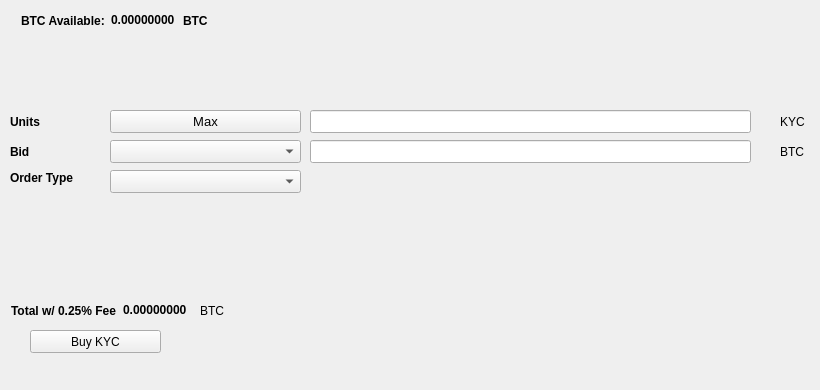
   <widget class="QWidget" name="BuyTab">
    <attribute name="title">
     <string>Buy</string>
    </attribute>
    <widget class="QPushButton" name="BuyENZ">
     <property name="geometry">
      <rect>
       <x>30</x>
       <y>330</y>
       <width>131</width>
       <height>23</height>
      </rect>
     </property>
     <property name="text">
      <string>Buy KYC</string>
     </property>
     <property name="icon">
      <iconset resource="../krypttocoin.qrc">
       <normaloff>:/icons/bitcoin</normaloff>:/icons/bitcoin</iconset>
     </property>
    </widget>
    <widget class="QLabel" name="label_3">
     <property name="geometry">
      <rect>
       <x>10</x>
       <y>110</y>
       <width>46</width>
       <height>23</height>
      </rect>
     </property>
     <property name="font">
      <font>
       <weight>75</weight>
       <bold>true</bold>
      </font>
     </property>
     <property name="text">
      <string>Units</string>
     </property>
    </widget>
    <widget class="QLineEdit" name="UnitsInput">
     <property name="geometry">
      <rect>
       <x>310</x>
       <y>110</y>
       <width>441</width>
       <height>23</height>
      </rect>
     </property>
     <property name="font">
      <font>
       <pointsize>9</pointsize>
       <weight>75</weight>
       <bold>true</bold>
      </font>
     </property>
    </widget>
    <widget class="QLineEdit" name="BuyBidPriceEdit">
     <property name="geometry">
      <rect>
       <x>310</x>
       <y>140</y>
       <width>441</width>
       <height>23</height>
      </rect>
     </property>
     <property name="font">
      <font>
       <pointsize>9</pointsize>
       <weight>75</weight>
       <bold>true</bold>
      </font>
     </property>
    </widget>
    <widget class="QLabel" name="label_4">
     <property name="geometry">
      <rect>
       <x>780</x>
       <y>110</y>
       <width>31</width>
       <height>23</height>
      </rect>
     </property>
     <property name="text">
      <string>KYC</string>
     </property>
    </widget>
    <widget class="QLabel" name="label_5">
     <property name="geometry">
      <rect>
       <x>780</x>
       <y>140</y>
       <width>31</width>
       <height>23</height>
      </rect>
     </property>
     <property name="text">
      <string>BTC</string>
     </property>
    </widget>
    <widget class="QLabel" name="label_6">
     <property name="geometry">
      <rect>
       <x>10</x>
       <y>140</y>
       <width>46</width>
       <height>23</height>
      </rect>
     </property>
     <property name="font">
      <font>
       <weight>75</weight>
       <bold>true</bold>
      </font>
     </property>
     <property name="text">
      <string>Bid</string>
     </property>
    </widget>
    <widget class="QLabel" name="label_7">
     <property name="geometry">
      <rect>
       <x>10</x>
       <y>170</y>
       <width>91</width>
       <height>16</height>
      </rect>
     </property>
     <property name="font">
      <font>
       <weight>75</weight>
       <bold>true</bold>
      </font>
     </property>
     <property name="text">
      <string>Order Type</string>
     </property>
    </widget>
    <widget class="QPushButton" name="Buy_Max_Amount">
     <property name="geometry">
      <rect>
       <x>110</x>
       <y>110</y>
       <width>191</width>
       <height>23</height>
      </rect>
     </property>
     <property name="font">
      <font>
       <pointsize>10</pointsize>
      </font>
     </property>
     <property name="text">
      <string>Max</string>
     </property>
    </widget>
    <widget class="QComboBox" name="BuyBidcomboBox">
     <property name="geometry">
      <rect>
       <x>110</x>
       <y>140</y>
       <width>191</width>
       <height>23</height>
      </rect>
     </property>
     <property name="font">
      <font>
       <pointsize>10</pointsize>
      </font>
     </property>
    </widget>
    <widget class="QComboBox" name="buyOrdertypeCombo">
     <property name="geometry">
      <rect>
       <x>110</x>
       <y>170</y>
       <width>191</width>
       <height>23</height>
      </rect>
     </property>
     <property name="font">
      <font>
       <pointsize>10</pointsize>
      </font>
     </property>
    </widget>
    <widget class="QWidget" name="layoutWidget1">
     <property name="geometry">
      <rect>
       <x>21</x>
       <y>11</y>
       <width>227</width>
       <height>19</height>
      </rect>
     </property>
     <layout class="QHBoxLayout" name="horizontalLayout_3">
      <item>
       <widget class="QLabel" name="label232">
        <property name="font">
         <font>
          <weight>75</weight>
          <bold>true</bold>
         </font>
        </property>
        <property name="text">
         <string>BTC Available:</string>
        </property>
       </widget>
      </item>
      <item>
       <widget class="QLabel" name="BtcAvailableLbl">
        <property name="palette">
         <palette>
          <active>
           <colorrole role="WindowText">
            <brush brushstyle="SolidPattern">
             <color alpha="255">
              <red>0</red>
              <green>0</green>
              <blue>0</blue>
             </color>
            </brush>
           </colorrole>
           <colorrole role="Button">
            <brush brushstyle="SolidPattern">
             <color alpha="255">
              <red>0</red>
              <green>170</green>
              <blue>0</blue>
             </color>
            </brush>
           </colorrole>
           <colorrole role="Light">
            <brush brushstyle="SolidPattern">
             <color alpha="255">
              <red>0</red>
              <green>255</green>
              <blue>0</blue>
             </color>
            </brush>
           </colorrole>
           <colorrole role="Midlight">
            <brush brushstyle="SolidPattern">
             <color alpha="255">
              <red>0</red>
              <green>212</green>
              <blue>0</blue>
             </color>
            </brush>
           </colorrole>
           <colorrole role="Dark">
            <brush brushstyle="SolidPattern">
             <color alpha="255">
              <red>0</red>
              <green>85</green>
              <blue>0</blue>
             </color>
            </brush>
           </colorrole>
           <colorrole role="Mid">
            <brush brushstyle="SolidPattern">
             <color alpha="255">
              <red>0</red>
              <green>113</green>
              <blue>0</blue>
             </color>
            </brush>
           </colorrole>
           <colorrole role="Text">
            <brush brushstyle="SolidPattern">
             <color alpha="255">
              <red>0</red>
              <green>170</green>
              <blue>0</blue>
             </color>
            </brush>
           </colorrole>
           <colorrole role="BrightText">
            <brush brushstyle="SolidPattern">
             <color alpha="255">
              <red>255</red>
              <green>255</green>
              <blue>255</blue>
             </color>
            </brush>
           </colorrole>
           <colorrole role="ButtonText">
            <brush brushstyle="SolidPattern">
             <color alpha="255">
              <red>0</red>
              <green>0</green>
              <blue>0</blue>
             </color>
            </brush>
           </colorrole>
           <colorrole role="Base">
            <brush brushstyle="SolidPattern">
             <color alpha="255">
              <red>255</red>
              <green>255</green>
              <blue>255</blue>
             </color>
            </brush>
           </colorrole>
           <colorrole role="Window">
            <brush brushstyle="SolidPattern">
             <color alpha="255">
              <red>0</red>
              <green>170</green>
              <blue>0</blue>
             </color>
            </brush>
           </colorrole>
           <colorrole role="Shadow">
            <brush brushstyle="SolidPattern">
             <color alpha="255">
              <red>0</red>
              <green>0</green>
              <blue>0</blue>
             </color>
            </brush>
           </colorrole>
           <colorrole role="AlternateBase">
            <brush brushstyle="SolidPattern">
             <color alpha="255">
              <red>127</red>
              <green>212</green>
              <blue>127</blue>
             </color>
            </brush>
           </colorrole>
           <colorrole role="ToolTipBase">
            <brush brushstyle="SolidPattern">
             <color alpha="255">
              <red>255</red>
              <green>255</green>
              <blue>220</blue>
             </color>
            </brush>
           </colorrole>
           <colorrole role="ToolTipText">
            <brush brushstyle="SolidPattern">
             <color alpha="255">
              <red>0</red>
              <green>0</green>
              <blue>0</blue>
             </color>
            </brush>
           </colorrole>
          </active>
          <inactive>
           <colorrole role="WindowText">
            <brush brushstyle="SolidPattern">
             <color alpha="255">
              <red>0</red>
              <green>0</green>
              <blue>0</blue>
             </color>
            </brush>
           </colorrole>
           <colorrole role="Button">
            <brush brushstyle="SolidPattern">
             <color alpha="255">
              <red>0</red>
              <green>170</green>
              <blue>0</blue>
             </color>
            </brush>
           </colorrole>
           <colorrole role="Light">
            <brush brushstyle="SolidPattern">
             <color alpha="255">
              <red>0</red>
              <green>255</green>
              <blue>0</blue>
             </color>
            </brush>
           </colorrole>
           <colorrole role="Midlight">
            <brush brushstyle="SolidPattern">
             <color alpha="255">
              <red>0</red>
              <green>212</green>
              <blue>0</blue>
             </color>
            </brush>
           </colorrole>
           <colorrole role="Dark">
            <brush brushstyle="SolidPattern">
             <color alpha="255">
              <red>0</red>
              <green>85</green>
              <blue>0</blue>
             </color>
            </brush>
           </colorrole>
           <colorrole role="Mid">
            <brush brushstyle="SolidPattern">
             <color alpha="255">
              <red>0</red>
              <green>113</green>
              <blue>0</blue>
             </color>
            </brush>
           </colorrole>
           <colorrole role="Text">
            <brush brushstyle="SolidPattern">
             <color alpha="255">
              <red>0</red>
              <green>170</green>
              <blue>0</blue>
             </color>
            </brush>
           </colorrole>
           <colorrole role="BrightText">
            <brush brushstyle="SolidPattern">
             <color alpha="255">
              <red>255</red>
              <green>255</green>
              <blue>255</blue>
             </color>
            </brush>
           </colorrole>
           <colorrole role="ButtonText">
            <brush brushstyle="SolidPattern">
             <color alpha="255">
              <red>0</red>
              <green>0</green>
              <blue>0</blue>
             </color>
            </brush>
           </colorrole>
           <colorrole role="Base">
            <brush brushstyle="SolidPattern">
             <color alpha="255">
              <red>255</red>
              <green>255</green>
              <blue>255</blue>
             </color>
            </brush>
           </colorrole>
           <colorrole role="Window">
            <brush brushstyle="SolidPattern">
             <color alpha="255">
              <red>0</red>
              <green>170</green>
              <blue>0</blue>
             </color>
            </brush>
           </colorrole>
           <colorrole role="Shadow">
            <brush brushstyle="SolidPattern">
             <color alpha="255">
              <red>0</red>
              <green>0</green>
              <blue>0</blue>
             </color>
            </brush>
           </colorrole>
           <colorrole role="AlternateBase">
            <brush brushstyle="SolidPattern">
             <color alpha="255">
              <red>127</red>
              <green>212</green>
              <blue>127</blue>
             </color>
            </brush>
           </colorrole>
           <colorrole role="ToolTipBase">
            <brush brushstyle="SolidPattern">
             <color alpha="255">
              <red>255</red>
              <green>255</green>
              <blue>220</blue>
             </color>
            </brush>
           </colorrole>
           <colorrole role="ToolTipText">
            <brush brushstyle="SolidPattern">
             <color alpha="255">
              <red>0</red>
              <green>0</green>
              <blue>0</blue>
             </color>
            </brush>
           </colorrole>
          </inactive>
          <disabled>
           <colorrole role="WindowText">
            <brush brushstyle="SolidPattern">
             <color alpha="255">
              <red>0</red>
              <green>85</green>
              <blue>0</blue>
             </color>
            </brush>
           </colorrole>
           <colorrole role="Button">
            <brush brushstyle="SolidPattern">
             <color alpha="255">
              <red>0</red>
              <green>170</green>
              <blue>0</blue>
             </color>
            </brush>
           </colorrole>
           <colorrole role="Light">
            <brush brushstyle="SolidPattern">
             <color alpha="255">
              <red>0</red>
              <green>255</green>
              <blue>0</blue>
             </color>
            </brush>
           </colorrole>
           <colorrole role="Midlight">
            <brush brushstyle="SolidPattern">
             <color alpha="255">
              <red>0</red>
              <green>212</green>
              <blue>0</blue>
             </color>
            </brush>
           </colorrole>
           <colorrole role="Dark">
            <brush brushstyle="SolidPattern">
             <color alpha="255">
              <red>0</red>
              <green>85</green>
              <blue>0</blue>
             </color>
            </brush>
           </colorrole>
           <colorrole role="Mid">
            <brush brushstyle="SolidPattern">
             <color alpha="255">
              <red>0</red>
              <green>113</green>
              <blue>0</blue>
             </color>
            </brush>
           </colorrole>
           <colorrole role="Text">
            <brush brushstyle="SolidPattern">
             <color alpha="255">
              <red>0</red>
              <green>85</green>
              <blue>0</blue>
             </color>
            </brush>
           </colorrole>
           <colorrole role="BrightText">
            <brush brushstyle="SolidPattern">
             <color alpha="255">
              <red>255</red>
              <green>255</green>
              <blue>255</blue>
             </color>
            </brush>
           </colorrole>
           <colorrole role="ButtonText">
            <brush brushstyle="SolidPattern">
             <color alpha="255">
              <red>0</red>
              <green>85</green>
              <blue>0</blue>
             </color>
            </brush>
           </colorrole>
           <colorrole role="Base">
            <brush brushstyle="SolidPattern">
             <color alpha="255">
              <red>0</red>
              <green>170</green>
              <blue>0</blue>
             </color>
            </brush>
           </colorrole>
           <colorrole role="Window">
            <brush brushstyle="SolidPattern">
             <color alpha="255">
              <red>0</red>
              <green>170</green>
              <blue>0</blue>
             </color>
            </brush>
           </colorrole>
           <colorrole role="Shadow">
            <brush brushstyle="SolidPattern">
             <color alpha="255">
              <red>0</red>
              <green>0</green>
              <blue>0</blue>
             </color>
            </brush>
           </colorrole>
           <colorrole role="AlternateBase">
            <brush brushstyle="SolidPattern">
             <color alpha="255">
              <red>0</red>
              <green>170</green>
              <blue>0</blue>
             </color>
            </brush>
           </colorrole>
           <colorrole role="ToolTipBase">
            <brush brushstyle="SolidPattern">
             <color alpha="255">
              <red>255</red>
              <green>255</green>
              <blue>220</blue>
             </color>
            </brush>
           </colorrole>
           <colorrole role="ToolTipText">
            <brush brushstyle="SolidPattern">
             <color alpha="255">
              <red>0</red>
              <green>0</green>
              <blue>0</blue>
             </color>
            </brush>
           </colorrole>
          </disabled>
         </palette>
        </property>
        <property name="font">
         <font>
          <weight>75</weight>
          <bold>true</bold>
         </font>
        </property>
        <property name="text">
         <string>0.00000000</string>
        </property>
        <property name="textInteractionFlags">
         <set>Qt::LinksAccessibleByMouse|Qt::TextSelectableByKeyboard|Qt::TextSelectableByMouse</set>
        </property>
       </widget>
      </item>
      <item>
       <widget class="QLabel" name="BtcAvailableLbl_2">
        <property name="font">
         <font>
          <weight>75</weight>
          <bold>true</bold>
         </font>
        </property>
        <property name="text">
         <string>BTC</string>
        </property>
       </widget>
      </item>
     </layout>
    </widget>
    <widget class="QWidget" name="layoutWidge2">
     <property name="geometry">
      <rect>
       <x>11</x>
       <y>301</y>
       <width>259</width>
       <height>19</height>
      </rect>
     </property>
     <layout class="QHBoxLayout" name="horizontalLayout_4">
      <item>
       <widget class="QLabel" name="label_9">
        <property name="font">
         <font>
          <weight>75</weight>
          <bold>true</bold>
         </font>
        </property>
        <property name="text">
         <string>Total w/ 0.25% Fee</string>
        </property>
       </widget>
      </item>
      <item>
       <widget class="QLabel" name="BuyCostLabel">
        <property name="palette">
         <palette>
          <active>
           <colorrole role="WindowText">
            <brush brushstyle="SolidPattern">
             <color alpha="255">
              <red>0</red>
              <green>0</green>
              <blue>0</blue>
             </color>
            </brush>
           </colorrole>
           <colorrole role="Button">
            <brush brushstyle="SolidPattern">
             <color alpha="255">
              <red>0</red>
              <green>170</green>
              <blue>0</blue>
             </color>
            </brush>
           </colorrole>
           <colorrole role="Light">
            <brush brushstyle="SolidPattern">
             <color alpha="255">
              <red>0</red>
              <green>255</green>
              <blue>0</blue>
             </color>
            </brush>
           </colorrole>
           <colorrole role="Midlight">
            <brush brushstyle="SolidPattern">
             <color alpha="255">
              <red>0</red>
              <green>212</green>
              <blue>0</blue>
             </color>
            </brush>
           </colorrole>
           <colorrole role="Dark">
            <brush brushstyle="SolidPattern">
             <color alpha="255">
              <red>0</red>
              <green>85</green>
              <blue>0</blue>
             </color>
            </brush>
           </colorrole>
           <colorrole role="Mid">
            <brush brushstyle="SolidPattern">
             <color alpha="255">
              <red>0</red>
              <green>113</green>
              <blue>0</blue>
             </color>
            </brush>
           </colorrole>
           <colorrole role="Text">
            <brush brushstyle="SolidPattern">
             <color alpha="255">
              <red>0</red>
              <green>170</green>
              <blue>0</blue>
             </color>
            </brush>
           </colorrole>
           <colorrole role="BrightText">
            <brush brushstyle="SolidPattern">
             <color alpha="255">
              <red>255</red>
              <green>255</green>
              <blue>255</blue>
             </color>
            </brush>
           </colorrole>
           <colorrole role="ButtonText">
            <brush brushstyle="SolidPattern">
             <color alpha="255">
              <red>0</red>
              <green>0</green>
              <blue>0</blue>
             </color>
            </brush>
           </colorrole>
           <colorrole role="Base">
            <brush brushstyle="SolidPattern">
             <color alpha="255">
              <red>255</red>
              <green>255</green>
              <blue>255</blue>
             </color>
            </brush>
           </colorrole>
           <colorrole role="Window">
            <brush brushstyle="SolidPattern">
             <color alpha="255">
              <red>0</red>
              <green>170</green>
              <blue>0</blue>
             </color>
            </brush>
           </colorrole>
           <colorrole role="Shadow">
            <brush brushstyle="SolidPattern">
             <color alpha="255">
              <red>0</red>
              <green>0</green>
              <blue>0</blue>
             </color>
            </brush>
           </colorrole>
           <colorrole role="AlternateBase">
            <brush brushstyle="SolidPattern">
             <color alpha="255">
              <red>127</red>
              <green>212</green>
              <blue>127</blue>
             </color>
            </brush>
           </colorrole>
           <colorrole role="ToolTipBase">
            <brush brushstyle="SolidPattern">
             <color alpha="255">
              <red>255</red>
              <green>255</green>
              <blue>220</blue>
             </color>
            </brush>
           </colorrole>
           <colorrole role="ToolTipText">
            <brush brushstyle="SolidPattern">
             <color alpha="255">
              <red>0</red>
              <green>0</green>
              <blue>0</blue>
             </color>
            </brush>
           </colorrole>
          </active>
          <inactive>
           <colorrole role="WindowText">
            <brush brushstyle="SolidPattern">
             <color alpha="255">
              <red>0</red>
              <green>0</green>
              <blue>0</blue>
             </color>
            </brush>
           </colorrole>
           <colorrole role="Button">
            <brush brushstyle="SolidPattern">
             <color alpha="255">
              <red>0</red>
              <green>170</green>
              <blue>0</blue>
             </color>
            </brush>
           </colorrole>
           <colorrole role="Light">
            <brush brushstyle="SolidPattern">
             <color alpha="255">
              <red>0</red>
              <green>255</green>
              <blue>0</blue>
             </color>
            </brush>
           </colorrole>
           <colorrole role="Midlight">
            <brush brushstyle="SolidPattern">
             <color alpha="255">
              <red>0</red>
              <green>212</green>
              <blue>0</blue>
             </color>
            </brush>
           </colorrole>
           <colorrole role="Dark">
            <brush brushstyle="SolidPattern">
             <color alpha="255">
              <red>0</red>
              <green>85</green>
              <blue>0</blue>
             </color>
            </brush>
           </colorrole>
           <colorrole role="Mid">
            <brush brushstyle="SolidPattern">
             <color alpha="255">
              <red>0</red>
              <green>113</green>
              <blue>0</blue>
             </color>
            </brush>
           </colorrole>
           <colorrole role="Text">
            <brush brushstyle="SolidPattern">
             <color alpha="255">
              <red>0</red>
              <green>170</green>
              <blue>0</blue>
             </color>
            </brush>
           </colorrole>
           <colorrole role="BrightText">
            <brush brushstyle="SolidPattern">
             <color alpha="255">
              <red>255</red>
              <green>255</green>
              <blue>255</blue>
             </color>
            </brush>
           </colorrole>
           <colorrole role="ButtonText">
            <brush brushstyle="SolidPattern">
             <color alpha="255">
              <red>0</red>
              <green>0</green>
              <blue>0</blue>
             </color>
            </brush>
           </colorrole>
           <colorrole role="Base">
            <brush brushstyle="SolidPattern">
             <color alpha="255">
              <red>255</red>
              <green>255</green>
              <blue>255</blue>
             </color>
            </brush>
           </colorrole>
           <colorrole role="Window">
            <brush brushstyle="SolidPattern">
             <color alpha="255">
              <red>0</red>
              <green>170</green>
              <blue>0</blue>
             </color>
            </brush>
           </colorrole>
           <colorrole role="Shadow">
            <brush brushstyle="SolidPattern">
             <color alpha="255">
              <red>0</red>
              <green>0</green>
              <blue>0</blue>
             </color>
            </brush>
           </colorrole>
           <colorrole role="AlternateBase">
            <brush brushstyle="SolidPattern">
             <color alpha="255">
              <red>127</red>
              <green>212</green>
              <blue>127</blue>
             </color>
            </brush>
           </colorrole>
           <colorrole role="ToolTipBase">
            <brush brushstyle="SolidPattern">
             <color alpha="255">
              <red>255</red>
              <green>255</green>
              <blue>220</blue>
             </color>
            </brush>
           </colorrole>
           <colorrole role="ToolTipText">
            <brush brushstyle="SolidPattern">
             <color alpha="255">
              <red>0</red>
              <green>0</green>
              <blue>0</blue>
             </color>
            </brush>
           </colorrole>
          </inactive>
          <disabled>
           <colorrole role="WindowText">
            <brush brushstyle="SolidPattern">
             <color alpha="255">
              <red>0</red>
              <green>85</green>
              <blue>0</blue>
             </color>
            </brush>
           </colorrole>
           <colorrole role="Button">
            <brush brushstyle="SolidPattern">
             <color alpha="255">
              <red>0</red>
              <green>170</green>
              <blue>0</blue>
             </color>
            </brush>
           </colorrole>
           <colorrole role="Light">
            <brush brushstyle="SolidPattern">
             <color alpha="255">
              <red>0</red>
              <green>255</green>
              <blue>0</blue>
             </color>
            </brush>
           </colorrole>
           <colorrole role="Midlight">
            <brush brushstyle="SolidPattern">
             <color alpha="255">
              <red>0</red>
              <green>212</green>
              <blue>0</blue>
             </color>
            </brush>
           </colorrole>
           <colorrole role="Dark">
            <brush brushstyle="SolidPattern">
             <color alpha="255">
              <red>0</red>
              <green>85</green>
              <blue>0</blue>
             </color>
            </brush>
           </colorrole>
           <colorrole role="Mid">
            <brush brushstyle="SolidPattern">
             <color alpha="255">
              <red>0</red>
              <green>113</green>
              <blue>0</blue>
             </color>
            </brush>
           </colorrole>
           <colorrole role="Text">
            <brush brushstyle="SolidPattern">
             <color alpha="255">
              <red>0</red>
              <green>85</green>
              <blue>0</blue>
             </color>
            </brush>
           </colorrole>
           <colorrole role="BrightText">
            <brush brushstyle="SolidPattern">
             <color alpha="255">
              <red>255</red>
              <green>255</green>
              <blue>255</blue>
             </color>
            </brush>
           </colorrole>
           <colorrole role="ButtonText">
            <brush brushstyle="SolidPattern">
             <color alpha="255">
              <red>0</red>
              <green>85</green>
              <blue>0</blue>
             </color>
            </brush>
           </colorrole>
           <colorrole role="Base">
            <brush brushstyle="SolidPattern">
             <color alpha="255">
              <red>0</red>
              <green>170</green>
              <blue>0</blue>
             </color>
            </brush>
           </colorrole>
           <colorrole role="Window">
            <brush brushstyle="SolidPattern">
             <color alpha="255">
              <red>0</red>
              <green>170</green>
              <blue>0</blue>
             </color>
            </brush>
           </colorrole>
           <colorrole role="Shadow">
            <brush brushstyle="SolidPattern">
             <color alpha="255">
              <red>0</red>
              <green>0</green>
              <blue>0</blue>
             </color>
            </brush>
           </colorrole>
           <colorrole role="AlternateBase">
            <brush brushstyle="SolidPattern">
             <color alpha="255">
              <red>0</red>
              <green>170</green>
              <blue>0</blue>
             </color>
            </brush>
           </colorrole>
           <colorrole role="ToolTipBase">
            <brush brushstyle="SolidPattern">
             <color alpha="255">
              <red>255</red>
              <green>255</green>
              <blue>220</blue>
             </color>
            </brush>
           </colorrole>
           <colorrole role="ToolTipText">
            <brush brushstyle="SolidPattern">
             <color alpha="255">
              <red>0</red>
              <green>0</green>
              <blue>0</blue>
             </color>
            </brush>
           </colorrole>
          </disabled>
         </palette>
        </property>
        <property name="font">
         <font>
          <weight>75</weight>
          <bold>true</bold>
         </font>
        </property>
        <property name="autoFillBackground">
         <bool>false</bool>
        </property>
        <property name="text">
         <string>0.00000000</string>
        </property>
        <property name="textInteractionFlags">
         <set>Qt::LinksAccessibleByMouse|Qt::TextSelectableByMouse</set>
        </property>
       </widget>
      </item>
      <item>
       <widget class="QLabel" name="label_10">
        <property name="font">
         <font>
          <weight>50</weight>
          <bold>false</bold>
         </font>
        </property>
        <property name="text">
         <string>BTC</string>
        </property>
       </widget>
      </item>
     </layout>
    </widget>
    <widget class="QLabel" name="label_24">
     <property name="geometry">
      <rect>
       <x>460</x>
       <y>300</y>
       <width>281</width>
       <height>81</height>
      </rect>
     </property>
     <property name="text">
      <string/>
     </property>
     <property name="pixmap">
      <pixmap>:/images/bittrex</pixmap>
     </property>
    </widget>
   </widget>
